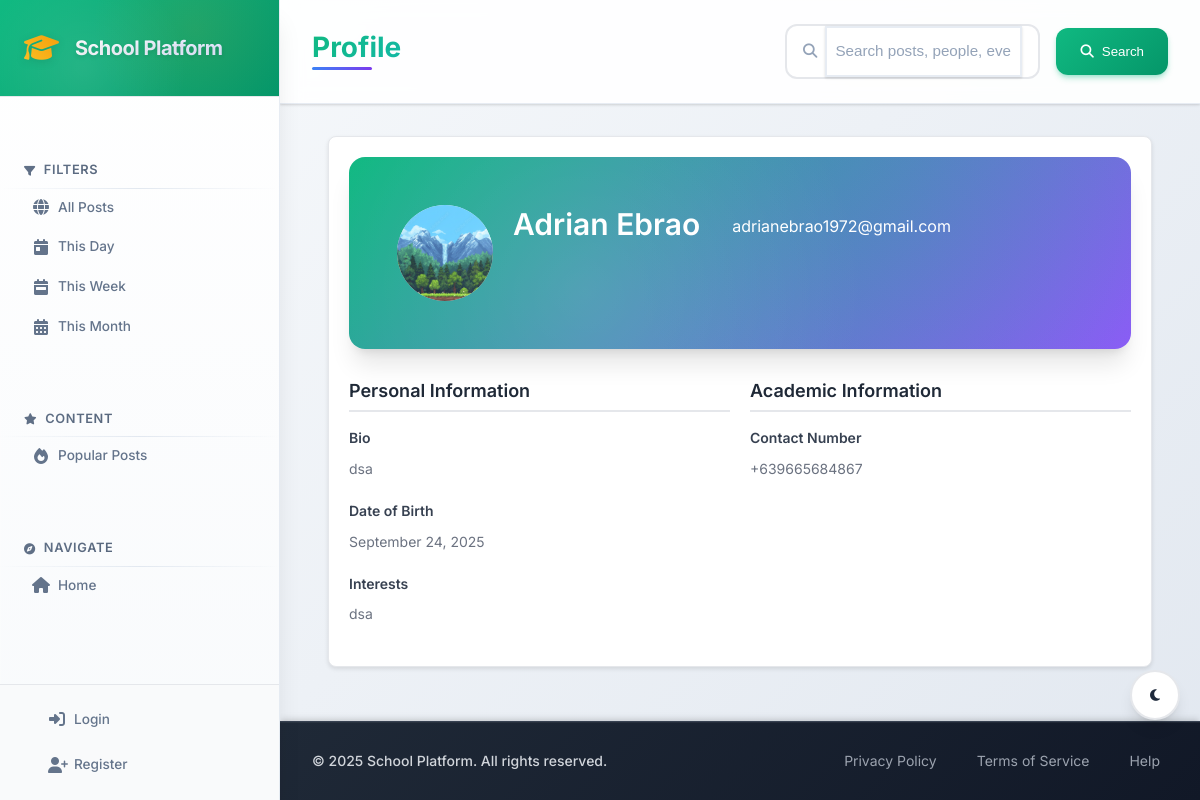
Page /public/profile.php?id=13 on the committed database.
### tables this page shows
CREATE TABLE `users` (
  `id` int(10) UNSIGNED NOT NULL,
  `name` varchar(100) NOT NULL,
  `email` varchar(150) NOT NULL,
  `password` varchar(255) NOT NULL,
  `role` enum('admin','student','user') NOT NULL DEFAULT 'student',
  `contact_number` varchar(30) DEFAULT NULL,
  `student_id` varchar(20) DEFAULT NULL,
  `date_of_birth` date DEFAULT NULL,
  `gender` enum('male','female','other','prefer_not_to_say') DEFAULT NULL,
  `year_level` enum('1st_year','2nd_year','3rd_year','4th_year','5th_year','graduate') DEFAULT NULL,
  `course` varchar(100) DEFAULT NULL,
  `major` varchar(100) DEFAULT NULL,
  `bio` text DEFAULT NULL,
  `hometown` varchar(100) DEFAULT NULL,
  `interests` text DEFAULT NULL,
  `emergency_contact_name` varchar(100) DEFAULT NULL,
  `emergency_contact_phone` varchar(15) DEFAULT NULL,
  `profile_visibility` enum('public','students_only','private') DEFAULT 'students_only',
  `show_email` tinyint(1) NOT NULL DEFAULT 0,
  `show_contact` tinyint(1) NOT NULL DEFAULT 0,
  `is_online` tinyint(1) NOT NULL DEFAULT 0,
  `created_at` timestamp NOT NULL DEFAULT current_timestamp(),
  `is_blocked` tinyint(1) DEFAULT 0,
  `blocked_at` timestamp NULL DEFAULT NULL,
  `blocked_reason` text DEFAULT NULL
);

### src/Controller/UserController.php (called while the page is built, shortened)
<?php
class UserController
{
    private $pdo;
    public function __construct($pdo)
    {
        $this->pdo = $pdo;
    }
    public function viewProfile($userId)
    {
        try {
            $stmt = $this->pdo->query("SHOW COLUMNS FROM users LIKE 'student_id'");
            $hasNewFields = $stmt->rowCount() > 0;
        } catch (Exception $e) {
            $hasNewFields = false;
        }
        if ($hasNewFields) {
            $stmt = $this->pdo->prepare('SELECT id, name, email, contact_number, role, student_id, date_of_birth, gender, year_level, course, major, bio, hometown, interests, emergency_contact_name, emergency_contact_phone, profile_visibility FROM users WHERE id = :id');
        } else {
            $stmt = $this->pdo->prepare('SELECT id, name, email, contact_number, role FROM users WHERE id = :id');
        }
        $stmt->execute([':id' => $userId]);
        $profile = $stmt->fetch(PDO::FETCH_ASSOC);
        return $profile;
    }
}

### public/profile.php (the view, shortened to what this page needs)
<?php
require_once '../config/database.php';
require_once __DIR__ . '/../src/Controller/UserController.php';
$uc = new UserController($pdo);
$viewId = isset($_GET['id']) ? (int)$_GET['id'] : ($_SESSION['user_id'] ?? null);
$profile = $uc->viewProfile($viewId);
$avatar = null;
$files = @glob(__DIR__ . '/uploads/avatar_' . $viewId . '.*');
if ($files && count($files) > 0) { $avatar = 'uploads/' . basename($files[0]); }
  ?>
<?php require_once __DIR__ . '/../src/View/header.php'; ?>
<main class="container">
  <div class="profile-section">
    <div class="profile-header">
      <div class="avatar-section">
        <div id="avatarContainer" style="width:96px;height:96px;border-radius:50%;overflow:hidden;background:#eee">
          <?php if ($avatar): ?>
            <img id="currentAvatar" src="<?php echo $avatar; ?>?t=<?php echo time(); ?>" style="width:100%;height:100%;object-fit:cover" alt="avatar">
          <?php else: ?>
            <div id="currentAvatarPlaceholder" style="width:100%;height:100%;display:flex;align-items:center;justify-content:center;color:#777;font-size:12px">No avatar</div>
          <?php endif; ?>
        </div>
      </div>
      <div class="profile-info">
        <h2 style="display:flex;align-items:center;gap:12px;flex-wrap:wrap;margin:0 0 10px 0">
          <span><?php echo htmlspecialchars($profile['name'] ?? ''); ?></span>
        </h2>
        <div class="kv" style="margin-bottom:5px"><?php echo htmlspecialchars($profile['email'] ?? ''); ?></div>
      </div>
    </div>
    <div id="profileView" class="profile-view">
      <div class="info-grid">
        <div>
          <h3 class="section-title">Personal Information</h3>
          <?php if (!empty($profile['bio'])): ?>
            <div class="profile-field">
              <label>Bio</label>
              <div class="value"><?php echo nl2br(htmlspecialchars($profile['bio'])); ?></div>
            </div>
          <?php endif; ?>
          <?php if (!empty($profile['date_of_birth'])): ?>
            <div class="profile-field">
              <label>Date of Birth</label>
              <div class="value"><?php echo date('F j, Y', strtotime($profile['date_of_birth'])); ?></div>
            </div>
          <?php endif; ?>
          <?php if (!empty($profile['interests'])): ?>
            <div class="profile-field">
              <label>Interests</label>
              <div class="value"><?php echo nl2br(htmlspecialchars($profile['interests'])); ?></div>
            </div>
          <?php endif; ?>
        </div>
        <div>
          <h3 class="section-title">Academic Information</h3>
          <div class="profile-field">
            <label>Contact Number</label>
            <div class="value"><?php echo htmlspecialchars($profile['contact_number'] ?? 'Not provided'); ?></div>
          </div>
        </div>
      </div>
    </div>
  </div>
</main>
<?php require_once __DIR__ . '/../src/View/footer.php'; ?>

### public/assets/style.css (style rules this page uses)
:root { --primary-green: #10b981; --primary-green-dark: #059669; --primary-green-light: #34d399; --primary-green-lighter: #d1fae5; --primary-blue: #10b981; --primary-blue-dark: #059669; --primary-blue-light: #34d399; --primary-blue-lighter: #d1fae5; --secondary-teal: #14b8a6; --secondary-lime: #65a30d; --secondary-orange: #f59e0b; --secondary-red: #ef4444; --secondary-purple: #8b5cf6; --secondary-green: #10b981; --gray-50: #f9fafb; --gray-100: #f3f4f6; --gray-200: #e5e7eb; --gray-300: #d1d5db; --gray-400: #9ca3af; --gray-500: #6b7280; --gray-600: #4b5563; --gray-700: #374151; --gray-800: #1f2937; --gray-900: #111827; --bg-primary: #ffffff; --bg-secondary: #f0fdf4; --bg-tertiary: #ecfdf5; --bg-accent: #d1fae5; --bg-dark: #064e3b; --text-primary: #1e293b; --text-secondary: #64748b; --text-tertiary: #94a3b8; --text-inverse: #ffffff; --shadow-sm: 0 1px 2px 0 rgb(0 0 0 / 0.05); --shadow-md: 0 4px 6px -1px rgb(0 0 0 / 0.1), 0 2px 4px -2px rgb(0 0 0 / 0.1); --shadow-lg: 0 10px 15px -3px rgb(0 0 0 / 0.1), 0 4px 6px -4px rgb(0 0 0 / 0.1); --shadow-xl: 0 20px 25px -5px rgb(0 0 0 / 0.1), 0 8px 10px -6px rgb(0 0 0 / 0.1); --radius-sm: 0.375rem; --radius-md: 0.5rem; --radius-lg: 0.75rem; --radius-xl: 1rem; --space-xs: 0.25rem; --space-sm: 0.5rem; --space-md: 1rem; --space-lg: 1.5rem; --space-xl: 2rem; --space-2xl: 3rem; --transition-fast: 0.15s ease-in-out; --transition-normal: 0.3s ease-in-out; --transition-slow: 0.5s ease-in-out; }
* { margin: 0; padding: 0; box-sizing: border-box; }
html { font-size: 16px; scroll-behavior: smooth; }
body { font-family: 'Inter', -apple-system, BlinkMacSystemFont, 'Segoe UI', Roboto, sans-serif; line-height: 1.6; color: var(--text-primary); background: linear-gradient(135deg, var(--bg-secondary) 0%, var(--bg-tertiary) 100%); min-height: 100vh; font-feature-settings: 'cv02', 'cv03', 'cv04', 'cv11'; }
h1, h2, h3, h4, h5, h6 { font-weight: 600; line-height: 1.3; margin-bottom: var(--space-sm); }
h2 { font-size: 1.875rem; }
h3 { font-size: 1.5rem; }
.content-body > * { animation: fadeIn 0.5s ease-out; }

### public/assets/pages-enhancements.css (style rules this page uses)
.profile-header { background: linear-gradient(135deg, var(--primary-blue), var(--secondary-purple)); color: var(--text-inverse); border-radius: var(--radius-xl); padding: var(--space-2xl); margin-bottom: var(--space-xl); position: relative; overflow: hidden; box-shadow: var(--shadow-xl); }
.profile-header::before { content: ''; position: absolute; top: 0; left: 0; right: 0; bottom: 0; background: radial-gradient(circle at 30% 70%, rgba(255, 255, 255, 0.1) 0%, transparent 50%), radial-gradient(circle at 70% 30%, rgba(16, 185, 129, 0.1) 0%, transparent 50%); }
.profile-info { display: flex; align-items: center; gap: var(--space-xl); position: relative; z-index: 2; }
.profile-section { background: var(--bg-primary); border-radius: var(--radius-xl); box-shadow: var(--shadow-lg); overflow: hidden; border: 1px solid var(--gray-200); }

### public/profile.php (style rules this page uses)
.profile-section { background: white; border-radius: 8px; padding: 20px; margin-bottom: 20px; box-shadow: 0 2px 4px rgba(0,0,0,0.1); }
.profile-field { margin-bottom: 15px; }
.profile-field label { display: block; font-weight: 600; margin-bottom: 5px; color: #374151; }
.profile-field .value { color: #6b7280; font-size: 14px; }
.profile-field { margin-bottom: 20px; }
.profile-field label { display: block; font-weight: 600; color: #374151; margin-bottom: 8px; font-size: 14px; }
.profile-header { display: flex; gap: 20px; align-items: flex-start; margin-bottom: 30px; }
.avatar-section { flex-shrink: 0; }
.profile-info { flex: 1; }
.section-title { font-size: 18px; font-weight: 600; color: #1f2937; margin-bottom: 15px; border-bottom: 2px solid #e5e7eb; padding-bottom: 8px; }
.info-grid { display: grid; grid-template-columns: repeat(auto-fit, minmax(250px, 1fr)); gap: 20px; }

### rows in the picture
users: name "Adrian Ebrao", email "adrianebrao1972@gmail.com", bio "dsa", date_of_birth "September 24, 2025", interests "dsa", contact_number "+639665684867"

### other values in the picture
$currentPage "Profile"
